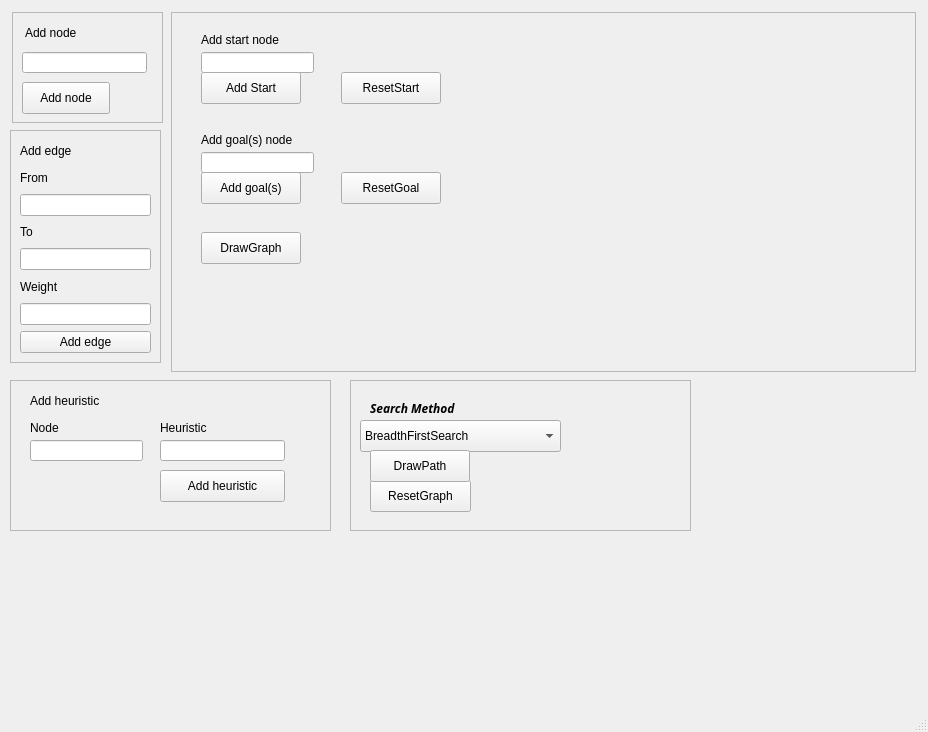
<?xml version="1.0" encoding="UTF-8"?>
<ui version="4.0">
 <class>MainWindow</class>
 <widget class="QMainWindow" name="MainWindow">
  <property name="geometry">
   <rect>
    <x>0</x>
    <y>0</y>
    <width>928</width>
    <height>732</height>
   </rect>
  </property>
  <property name="windowTitle">
   <string>MainWindow</string>
  </property>
  <widget class="QWidget" name="centralwidget">
   <widget class="QFrame" name="frame">
    <property name="geometry">
     <rect>
      <x>12</x>
      <y>12</y>
      <width>151</width>
      <height>111</height>
     </rect>
    </property>
    <property name="frameShape">
     <enum>QFrame::StyledPanel</enum>
    </property>
    <property name="frameShadow">
     <enum>QFrame::Raised</enum>
    </property>
    <widget class="QLineEdit" name="NodeBox">
     <property name="geometry">
      <rect>
       <x>10</x>
       <y>40</y>
       <width>125</width>
       <height>21</height>
      </rect>
     </property>
    </widget>
    <widget class="QPushButton" name="AddNodeButton">
     <property name="geometry">
      <rect>
       <x>10</x>
       <y>70</y>
       <width>88</width>
       <height>32</height>
      </rect>
     </property>
     <property name="text">
      <string>Add node</string>
     </property>
    </widget>
    <widget class="QLabel" name="label_2">
     <property name="geometry">
      <rect>
       <x>13</x>
       <y>13</y>
       <width>58</width>
       <height>16</height>
      </rect>
     </property>
     <property name="text">
      <string>Add node</string>
     </property>
    </widget>
   </widget>
   <widget class="QFrame" name="frame_3">
    <property name="geometry">
     <rect>
      <x>171</x>
      <y>12</y>
      <width>745</width>
      <height>360</height>
     </rect>
    </property>
    <property name="frameShape">
     <enum>QFrame::StyledPanel</enum>
    </property>
    <property name="frameShadow">
     <enum>QFrame::Raised</enum>
    </property>
    <widget class="QPushButton" name="AddGoalsButton">
     <property name="geometry">
      <rect>
       <x>30</x>
       <y>160</y>
       <width>100</width>
       <height>32</height>
      </rect>
     </property>
     <property name="text">
      <string>Add goal(s)</string>
     </property>
    </widget>
    <widget class="QLineEdit" name="StartNodeBox">
     <property name="geometry">
      <rect>
       <x>30</x>
       <y>40</y>
       <width>113</width>
       <height>21</height>
      </rect>
     </property>
    </widget>
    <widget class="QLabel" name="label_7">
     <property name="geometry">
      <rect>
       <x>30</x>
       <y>120</y>
       <width>111</width>
       <height>16</height>
      </rect>
     </property>
     <property name="text">
      <string>Add goal(s) node</string>
     </property>
    </widget>
    <widget class="QLineEdit" name="GoalNodeBox">
     <property name="geometry">
      <rect>
       <x>30</x>
       <y>140</y>
       <width>113</width>
       <height>21</height>
      </rect>
     </property>
    </widget>
    <widget class="QPushButton" name="AddStartNodeButton">
     <property name="geometry">
      <rect>
       <x>30</x>
       <y>60</y>
       <width>100</width>
       <height>32</height>
      </rect>
     </property>
     <property name="text">
      <string>Add Start</string>
     </property>
    </widget>
    <widget class="QLabel" name="label_6">
     <property name="geometry">
      <rect>
       <x>30</x>
       <y>20</y>
       <width>91</width>
       <height>16</height>
      </rect>
     </property>
     <property name="text">
      <string>Add start node</string>
     </property>
    </widget>
    <widget class="QPushButton" name="DrawGraphButton">
     <property name="geometry">
      <rect>
       <x>30</x>
       <y>220</y>
       <width>100</width>
       <height>32</height>
      </rect>
     </property>
     <property name="text">
      <string>DrawGraph</string>
     </property>
    </widget>
    <widget class="QPushButton" name="ResetStartButton">
     <property name="geometry">
      <rect>
       <x>170</x>
       <y>60</y>
       <width>100</width>
       <height>32</height>
      </rect>
     </property>
     <property name="text">
      <string>ResetStart</string>
     </property>
    </widget>
    <widget class="QPushButton" name="ResetGoalButton">
     <property name="geometry">
      <rect>
       <x>170</x>
       <y>160</y>
       <width>100</width>
       <height>32</height>
      </rect>
     </property>
     <property name="text">
      <string>ResetGoal</string>
     </property>
    </widget>
    <zorder>AddGoalsButton</zorder>
    <zorder>StartNodeBox</zorder>
    <zorder>GoalNodeBox</zorder>
    <zorder>AddStartNodeButton</zorder>
    <zorder>label_6</zorder>
    <zorder>label_7</zorder>
    <zorder>DrawGraphButton</zorder>
    <zorder>ResetStartButton</zorder>
    <zorder>ResetGoalButton</zorder>
   </widget>
   <widget class="QFrame" name="frame_2">
    <property name="geometry">
     <rect>
      <x>350</x>
      <y>380</y>
      <width>341</width>
      <height>151</height>
     </rect>
    </property>
    <property name="frameShape">
     <enum>QFrame::StyledPanel</enum>
    </property>
    <property name="frameShadow">
     <enum>QFrame::Raised</enum>
    </property>
    <widget class="QComboBox" name="AlgoSelectBox">
     <property name="geometry">
      <rect>
       <x>10</x>
       <y>40</y>
       <width>201</width>
       <height>32</height>
      </rect>
     </property>
     <item>
      <property name="text">
       <string>BreadthFirstSearch</string>
      </property>
     </item>
     <item>
      <property name="text">
       <string>DepthFirstSearch</string>
      </property>
     </item>
     <item>
      <property name="text">
       <string>UniformCostSearch</string>
      </property>
     </item>
     <item>
      <property name="text">
       <string>IterativeDeepeningSearch</string>
      </property>
     </item>
     <item>
      <property name="text">
       <string>GreedySearch</string>
      </property>
     </item>
     <item>
      <property name="text">
       <string>AStarSearch</string>
      </property>
     </item>
    </widget>
    <widget class="QLabel" name="label">
     <property name="geometry">
      <rect>
       <x>20</x>
       <y>20</y>
       <width>111</width>
       <height>16</height>
      </rect>
     </property>
     <property name="font">
      <font>
       <family>.AppleTraditionalChineseFont</family>
       <italic>true</italic>
       <bold>true</bold>
       <underline>false</underline>
      </font>
     </property>
     <property name="text">
      <string>Search Method</string>
     </property>
    </widget>
    <widget class="QPushButton" name="ResetGraphButton">
     <property name="geometry">
      <rect>
       <x>20</x>
       <y>100</y>
       <width>101</width>
       <height>32</height>
      </rect>
     </property>
     <property name="text">
      <string>ResetGraph</string>
     </property>
    </widget>
    <widget class="QPushButton" name="DrawPathButton">
     <property name="geometry">
      <rect>
       <x>20</x>
       <y>70</y>
       <width>100</width>
       <height>32</height>
      </rect>
     </property>
     <property name="text">
      <string>DrawPath</string>
     </property>
    </widget>
   </widget>
   <widget class="QFrame" name="frame_4">
    <property name="geometry">
     <rect>
      <x>10</x>
      <y>380</y>
      <width>321</width>
      <height>151</height>
     </rect>
    </property>
    <property name="frameShape">
     <enum>QFrame::StyledPanel</enum>
    </property>
    <property name="frameShadow">
     <enum>QFrame::Raised</enum>
    </property>
    <widget class="QPushButton" name="AddHeuristicButton">
     <property name="geometry">
      <rect>
       <x>150</x>
       <y>90</y>
       <width>125</width>
       <height>32</height>
      </rect>
     </property>
     <property name="text">
      <string>Add heuristic</string>
     </property>
    </widget>
    <widget class="QLabel" name="label_9">
     <property name="geometry">
      <rect>
       <x>150</x>
       <y>40</y>
       <width>58</width>
       <height>16</height>
      </rect>
     </property>
     <property name="text">
      <string>Heuristic</string>
     </property>
    </widget>
    <widget class="QLineEdit" name="HeuristicBox">
     <property name="geometry">
      <rect>
       <x>150</x>
       <y>60</y>
       <width>125</width>
       <height>21</height>
      </rect>
     </property>
    </widget>
    <widget class="QLineEdit" name="CurrentNodeHeuristicBox">
     <property name="geometry">
      <rect>
       <x>20</x>
       <y>60</y>
       <width>113</width>
       <height>21</height>
      </rect>
     </property>
    </widget>
    <widget class="QLabel" name="label_8">
     <property name="geometry">
      <rect>
       <x>20</x>
       <y>40</y>
       <width>58</width>
       <height>16</height>
      </rect>
     </property>
     <property name="text">
      <string>Node</string>
     </property>
    </widget>
    <widget class="QLabel" name="label_4">
     <property name="geometry">
      <rect>
       <x>20</x>
       <y>10</y>
       <width>125</width>
       <height>22</height>
      </rect>
     </property>
     <property name="text">
      <string>Add heuristic</string>
     </property>
    </widget>
   </widget>
   <widget class="QFrame" name="frame_5">
    <property name="geometry">
     <rect>
      <x>10</x>
      <y>130</y>
      <width>151</width>
      <height>233</height>
     </rect>
    </property>
    <property name="frameShape">
     <enum>QFrame::StyledPanel</enum>
    </property>
    <property name="frameShadow">
     <enum>QFrame::Raised</enum>
    </property>
    <layout class="QVBoxLayout" name="verticalLayout">
     <item>
      <widget class="QLabel" name="label_5">
       <property name="text">
        <string>Add edge</string>
       </property>
      </widget>
     </item>
     <item>
      <widget class="QLabel" name="label_3">
       <property name="text">
        <string>From</string>
       </property>
      </widget>
     </item>
     <item>
      <widget class="QLineEdit" name="FromBox"/>
     </item>
     <item>
      <widget class="QLabel" name="label_10">
       <property name="text">
        <string>To</string>
       </property>
      </widget>
     </item>
     <item>
      <widget class="QLineEdit" name="ToBox"/>
     </item>
     <item>
      <widget class="QLabel" name="label_11">
       <property name="text">
        <string>Weight</string>
       </property>
      </widget>
     </item>
     <item>
      <widget class="QLineEdit" name="WeightBox"/>
     </item>
     <item>
      <widget class="QPushButton" name="AddEdgeButton">
       <property name="text">
        <string>Add edge</string>
       </property>
      </widget>
     </item>
    </layout>
   </widget>
  </widget>
  <widget class="QMenuBar" name="menubar">
   <property name="geometry">
    <rect>
     <x>0</x>
     <y>0</y>
     <width>928</width>
     <height>22</height>
    </rect>
   </property>
  </widget>
  <widget class="QStatusBar" name="statusbar"/>
 </widget>
 <resources/>
 <connections/>
</ui>
